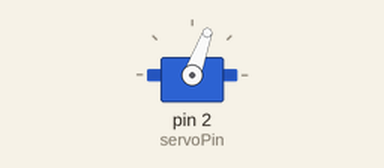
Simulated run of this sketch. Board: Arduino Uno, built with avr-gcc and run on an emulated ATmega328P. On the bench: servo.

Above: at 0.05 s.
Timing chart, 0 to 3.0 s (numbered marks = the images above):
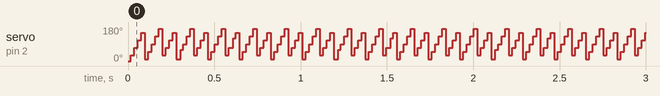

The sketch:

jdvalera.ino
```cpp
#include <Servo.h>  // Include the Servo library

Servo servoVarName;  // Declare a variable as a Servo object
int servoPin = 2;  // Declare and initialize a variable to hold the servo's pin

// The setup() function runs once at the startup
void setup() {
  // Attach the pin to the servo variable in the setup
  servoVarName.attach(servoPin);
}

// The loop() function runs after the startup and runs indefinitely
void loop() {
  // Moves servo from one extreme to another
  for (int pos = 0; pos < 180; pos += 10) {
    servoVarName.write(pos);
    delay(5);  // Add a delay to control the speed that the servo changes
  }
}


/*
 * Import the Servo library
 *    #include <Servo.h>
 *
 * Declare a variable as a Servo object
 *    Servo variableName;
 *
 * Declare a variable to hold the pin number
 * that the servo is attached to
 *    int servoPin;
 * Initialize the servoPin
 *    servoPin = 2;
 * Or declare and initialize in one step
 *    int servoPin = 2;
 *    -or-
 *    int servoPin(2);
 *
 * Attach the variable to a pin to control
 *    variableName.attach(pinNum);
 *
 * Move the servo using the servo variable
 *    variableName.write(numberBetween0And180);
 */
```

Measured:
- by itself, servo on pin 2 (servoPin): ramps from 10° to 170° and jumps back, once every 0.09 s
